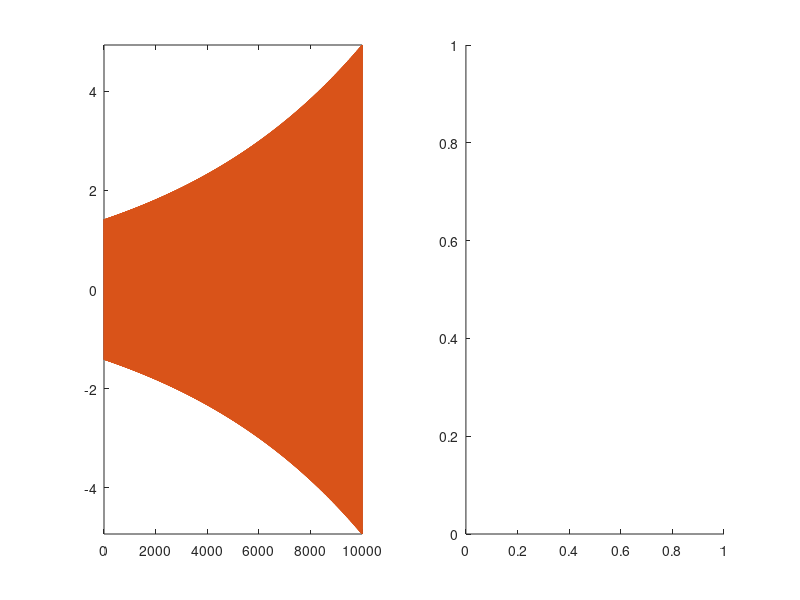

Write MATLAB code to recreate this figure. (Note: this script raises an error after producing the figure.)
clear

% Set up the ODE
a  = 0;
b  = 1;
A  = [0,1;-b.^2,-a.^2];
f  = @(t,y) A*y(:);

% initial condition and final time
y0 = [1;1];
tf = 10000;

% cheat on exact solution by using ode45
opts = odeset('RelTol',1e-3);
[te,ye] = ode45(f,[0,tf],y0,opts);

% Set up the and do forward Euler
N = 100000;
t = linspace(0,tf,N+1);
h = t(2)-t(1);

y = zeros(N+1,2);
y(1,:) = y0;

for i = 1:N
  Y        = y(i,:) + h*f(t,y(i,:))';
  y(i+1,:) = y(i,:) + (h/2)*(f(t,y(i,:)) + f(t,Y))';
end

% plot the solution
subplot(1,2,1)
plot(te,ye(:,1),t,y(:,1))
axis tight

subplot(1,2,2)
% plot the RK stability region
fe = @(z) 1 + z + (1/2)*z.^2; % remember z = lam*h
RK_stability(fe,-0.1,0,-0.1,0.1);
hold on

% plot the eigenvalues of the system
e = eig(A);
plot(e*h,'k.','MarkerSize',25)
hold off

% make the plot axis equal and tight
axis image

% print the magnitude of h*lam
disp(abs(fe(e*h)))
